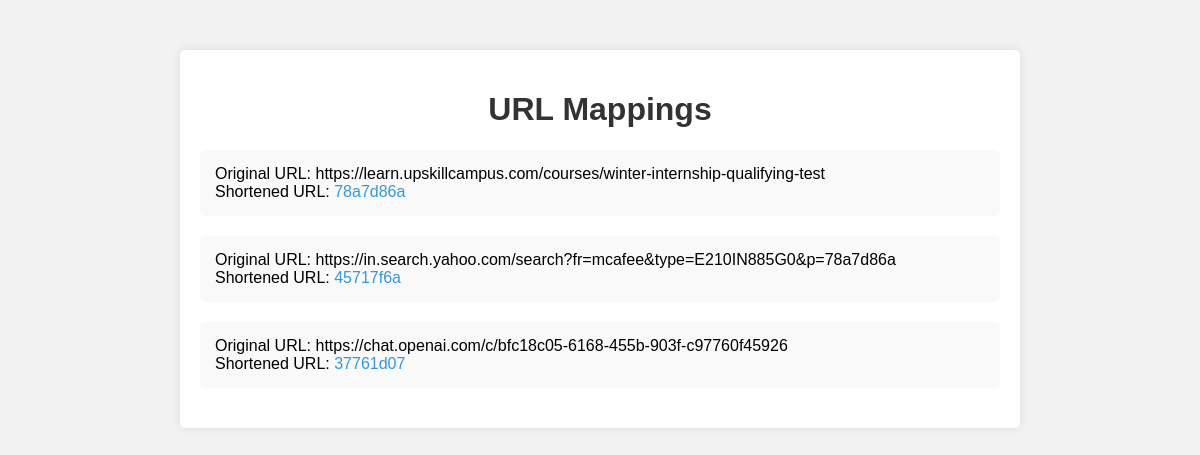
Screenshot of /url-mappings/ with the database file from the repository.
### url_shortener/models.py (models this page shows)
class URL(models.Model):
    original_url = models.URLField(unique=True)
    short_url = models.CharField(max_length=8, unique=True)

### url_shortener/views.py (the view)
# urls.py: path('url-mappings/', url_mappings, name='url_mappings'),
def url_mappings(request):
    url_mappings = URL.objects.all()
    return render(request, 'url_shortener/url_mappings.html', {'url_mappings': url_mappings})

### url_shortener/templates/url_shortener/url_mappings.html (shortened to what this page needs)
{% load static %}
<!DOCTYPE html>
<html lang="en">
<head>
    <link rel="stylesheet" href="{% static 'url_shortener/style.css' %}">
    <link rel="stylesheet" href="{% static 'url_shortener/url_mappings_style.css' %}">
</head>
<body>
    <div class="container">
        <h1>URL Mappings</h1>
        <ul>
            {% for mapping in url_mappings %}
                <li>
                    Original URL: {{ mapping.original_url }}<br>
                    Shortened URL: <a href="{% url 'redirect_to_original' short_url=mapping.short_url %}">{{ mapping.short_url }}</a>
                </li>
            {% endfor %}
        </ul>
    </div>
</body>
</html>

### url_shortener/static/url_shortener/style.css (style rules this page uses)
body { font-family: 'Arial', sans-serif; background-color: #f2f2f2; margin: 0; padding: 0; }
.container { max-width: 600px; margin: 100px auto; background-color: #fff; padding: 20px; box-shadow: 0 0 10px rgba(0, 0, 0, 0.1); border-radius: 5px; }
h1 { text-align: center; color: #333; }

### url_shortener/static/url_shortener/url_mappings_style.css (style rules this page uses)
body { font-family: 'Arial', sans-serif; background-color: #f2f2f2; margin: 0; padding: 0; }
.container { max-width: 800px; margin: 50px auto; background-color: #fff; padding: 20px; box-shadow: 0 0 10px rgba(0, 0, 0, 0.1); border-radius: 5px; }
h1 { text-align: center; color: #333; }
ul { list-style: none; padding: 0; }
li { margin-bottom: 20px; padding: 15px; background-color: #f9f9f9; border-radius: 5px; }
a { color: #3498db; text-decoration: none; }

### rows the page displays
URL: original_url "https://learn.upskillcampus.com/courses/winter-internship-qualifying-test", short_url "78a7d86a"
URL: original_url "https://in.search.yahoo.com/search?fr=mcafee&type=E210IN885G0&p=78a7d86a", short_url "45717f6a"
URL: original_url "https://chat.openai.com/c/bfc18c05-6168-455b-903f-c97760f45926", short_url "37761d07"
